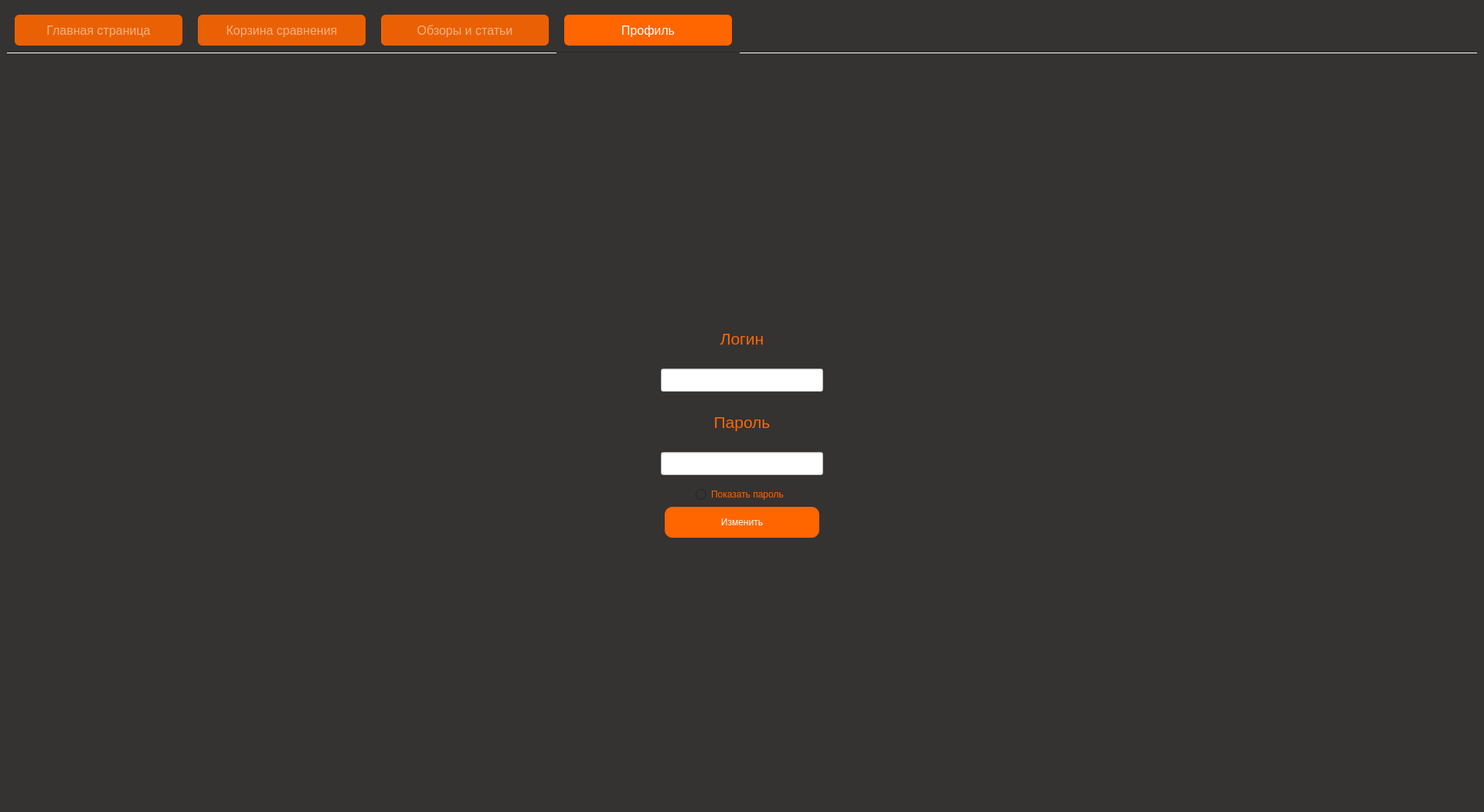
<?xml version="1.0" encoding="UTF-8"?>
<ui version="4.0">
 <class>MainWindow</class>
 <widget class="QMainWindow" name="MainWindow">
  <property name="geometry">
   <rect>
    <x>0</x>
    <y>0</y>
    <width>1920</width>
    <height>1051</height>
   </rect>
  </property>
  <property name="sizePolicy">
   <sizepolicy hsizetype="Preferred" vsizetype="Preferred">
    <horstretch>0</horstretch>
    <verstretch>0</verstretch>
   </sizepolicy>
  </property>
  <property name="windowTitle">
   <string>Главная страница</string>
  </property>
  <property name="styleSheet">
   <string notr="true">background-color: #353232</string>
  </property>
  <property name="toolButtonStyle">
   <enum>Qt::ToolButtonIconOnly</enum>
  </property>
  <property name="animated">
   <bool>true</bool>
  </property>
  <property name="documentMode">
   <bool>false</bool>
  </property>
  <widget class="QWidget" name="centralwidget">
   <layout class="QHBoxLayout" name="horizontalLayout_2">
    <item>
     <widget class="QTabWidget" name="tabWidget">
      <property name="minimumSize">
       <size>
        <width>950</width>
        <height>700</height>
       </size>
      </property>
      <property name="font">
       <font>
        <pointsize>12</pointsize>
        <stylestrategy>PreferDefault</stylestrategy>
       </font>
      </property>
      <property name="cursor">
       <cursorShape>PointingHandCursor</cursorShape>
      </property>
      <property name="focusPolicy">
       <enum>Qt::NoFocus</enum>
      </property>
      <property name="layoutDirection">
       <enum>Qt::LeftToRight</enum>
      </property>
      <property name="styleSheet">
       <string notr="true">QTabBar::tab {background: rgba(255, 102, 0, 0.9);
color: rgba(255, 255, 255, 0.5);
border-radius: 6px;
min-width:217px;
min-height:40px;
margin: 10px;
}
QTabBar::tab::selected {background: rgba(255, 102, 0, 1);
color: rgba(255, 255, 255, 1);
}</string>
      </property>
      <property name="tabPosition">
       <enum>QTabWidget::North</enum>
      </property>
      <property name="tabShape">
       <enum>QTabWidget::Rounded</enum>
      </property>
      <property name="currentIndex">
       <number>3</number>
      </property>
      <property name="iconSize">
       <size>
        <width>20</width>
        <height>20</height>
       </size>
      </property>
      <property name="elideMode">
       <enum>Qt::ElideLeft</enum>
      </property>
      <property name="documentMode">
       <bool>true</bool>
      </property>
      <property name="tabsClosable">
       <bool>false</bool>
      </property>
      <property name="movable">
       <bool>false</bool>
      </property>
      <property name="tabBarAutoHide">
       <bool>false</bool>
      </property>
      <widget class="QWidget" name="tab_home">
       <property name="styleSheet">
        <string notr="true"/>
       </property>
       <attribute name="title">
        <string>Главная страница</string>
       </attribute>
       <layout class="QVBoxLayout" name="verticalLayout">
        <item>
         <widget class="QLabel" name="lbl_find">
          <property name="font">
           <font>
            <pointsize>36</pointsize>
           </font>
          </property>
          <property name="autoFillBackground">
           <bool>false</bool>
          </property>
          <property name="styleSheet">
           <string notr="true">color: #FF6600</string>
          </property>
          <property name="frameShape">
           <enum>QFrame::NoFrame</enum>
          </property>
          <property name="frameShadow">
           <enum>QFrame::Plain</enum>
          </property>
          <property name="text">
           <string>Поиск</string>
          </property>
          <property name="textFormat">
           <enum>Qt::AutoText</enum>
          </property>
          <property name="scaledContents">
           <bool>false</bool>
          </property>
          <property name="alignment">
           <set>Qt::AlignCenter</set>
          </property>
         </widget>
        </item>
        <item>
         <layout class="QHBoxLayout" name="horizontalLayout">
          <property name="leftMargin">
           <number>25</number>
          </property>
          <property name="rightMargin">
           <number>25</number>
          </property>
          <item>
           <widget class="QPushButton" name="btn_all">
            <property name="minimumSize">
             <size>
              <width>160</width>
              <height>60</height>
             </size>
            </property>
            <property name="font">
             <font>
              <pointsize>10</pointsize>
             </font>
            </property>
            <property name="styleSheet">
             <string notr="true">background-color: #FF6600; color: white;  border-radius: 10px</string>
            </property>
            <property name="text">
             <string>Все устройства</string>
            </property>
           </widget>
          </item>
          <item>
           <widget class="QLineEdit" name="edit_find">
            <property name="minimumSize">
             <size>
              <width>550</width>
              <height>80</height>
             </size>
            </property>
            <property name="font">
             <font>
              <pointsize>16</pointsize>
              <stylestrategy>PreferDefault</stylestrategy>
             </font>
            </property>
            <property name="styleSheet">
             <string notr="true">background-color: white;color: #FF6600; border-radius: 20px</string>
            </property>
            <property name="text">
             <string/>
            </property>
           </widget>
          </item>
          <item>
           <widget class="QPushButton" name="btn_filter">
            <property name="minimumSize">
             <size>
              <width>160</width>
              <height>60</height>
             </size>
            </property>
            <property name="font">
             <font>
              <pointsize>10</pointsize>
             </font>
            </property>
            <property name="styleSheet">
             <string notr="true">background-color: #FF6600; color: white;  border-radius: 10px</string>
            </property>
            <property name="text">
             <string>Фильтр</string>
            </property>
           </widget>
          </item>
         </layout>
        </item>
        <item>
         <widget class="QListWidget" name="list_gadgets">
          <property name="minimumSize">
           <size>
            <width>0</width>
            <height>300</height>
           </size>
          </property>
          <property name="styleSheet">
           <string notr="true">background-color: #FFF;
border-radius: 10px;</string>
          </property>
         </widget>
        </item>
       </layout>
      </widget>
      <widget class="QWidget" name="tab_basket">
       <attribute name="title">
        <string>Корзина сравнения</string>
       </attribute>
       <layout class="QVBoxLayout" name="verticalLayout_2">
        <item alignment="Qt::AlignHCenter">
         <widget class="QPushButton" name="btn_clear">
          <property name="minimumSize">
           <size>
            <width>200</width>
            <height>50</height>
           </size>
          </property>
          <property name="maximumSize">
           <size>
            <width>250</width>
            <height>16777215</height>
           </size>
          </property>
          <property name="font">
           <font>
            <pointsize>13</pointsize>
            <weight>50</weight>
            <italic>false</italic>
            <bold>false</bold>
            <underline>false</underline>
            <strikeout>false</strikeout>
            <stylestrategy>PreferDefault</stylestrategy>
           </font>
          </property>
          <property name="styleSheet">
           <string notr="true">background-color: #FF6600;
color: white; 
border-radius: 6px;</string>
          </property>
          <property name="text">
           <string>Очистить все</string>
          </property>
         </widget>
        </item>
        <item>
         <widget class="QTableWidget" name="table_gadgets">
          <property name="styleSheet">
           <string notr="true">background-color: white;
color: #FF6600;
border-radius: 10px;
QScrollBar::vertical {              
                  background-color: #FF6600;
                  width:20px;
                  };</string>
          </property>
         </widget>
        </item>
       </layout>
      </widget>
      <widget class="QWidget" name="tab_reviews">
       <attribute name="title">
        <string>Обзоры и статьи</string>
       </attribute>
       <layout class="QVBoxLayout" name="verticalLayout_3">
        <item>
         <widget class="QLabel" name="lbl_find_2">
          <property name="minimumSize">
           <size>
            <width>0</width>
            <height>50</height>
           </size>
          </property>
          <property name="font">
           <font>
            <pointsize>28</pointsize>
           </font>
          </property>
          <property name="styleSheet">
           <string notr="true">color: #FF6600</string>
          </property>
          <property name="frameShape">
           <enum>QFrame::NoFrame</enum>
          </property>
          <property name="frameShadow">
           <enum>QFrame::Plain</enum>
          </property>
          <property name="text">
           <string>Обзоры и статьи</string>
          </property>
          <property name="textFormat">
           <enum>Qt::AutoText</enum>
          </property>
          <property name="scaledContents">
           <bool>false</bool>
          </property>
          <property name="alignment">
           <set>Qt::AlignCenter</set>
          </property>
         </widget>
        </item>
        <item>
         <widget class="QListWidget" name="list_reviews">
          <property name="styleSheet">
           <string notr="true">background-color: white;
color: #FF6600;
border-radius: 10px;
QScrollBar::vertical {              
                  background-color: #FF6600;
                  width:20px;
                  };</string>
          </property>
         </widget>
        </item>
       </layout>
      </widget>
      <widget class="QWidget" name="tab">
       <attribute name="title">
        <string>Профиль</string>
       </attribute>
       <layout class="QGridLayout" name="gridLayout">
        <item row="2" column="0">
         <widget class="QWidget" name="verticalWidget" native="true">
          <property name="maximumSize">
           <size>
            <width>300</width>
            <height>300</height>
           </size>
          </property>
          <layout class="QVBoxLayout" name="verticalLayout_4">
           <item>
            <widget class="QLabel" name="label_login">
             <property name="minimumSize">
              <size>
               <width>0</width>
               <height>30</height>
              </size>
             </property>
             <property name="maximumSize">
              <size>
               <width>16777215</width>
               <height>50</height>
              </size>
             </property>
             <property name="font">
              <font>
               <pointsize>16</pointsize>
              </font>
             </property>
             <property name="styleSheet">
              <string notr="true">color: #FF6600;</string>
             </property>
             <property name="text">
              <string>Логин</string>
             </property>
             <property name="alignment">
              <set>Qt::AlignCenter</set>
             </property>
            </widget>
           </item>
           <item>
            <widget class="QWidget" name="horizontalWidget_2" native="true">
             <layout class="QHBoxLayout" name="horizontalLayout_4">
              <property name="spacing">
               <number>0</number>
              </property>
              <property name="leftMargin">
               <number>0</number>
              </property>
              <property name="topMargin">
               <number>0</number>
              </property>
              <property name="rightMargin">
               <number>0</number>
              </property>
              <property name="bottomMargin">
               <number>0</number>
              </property>
              <item>
               <widget class="QLineEdit" name="line_login">
                <property name="minimumSize">
                 <size>
                  <width>0</width>
                  <height>30</height>
                 </size>
                </property>
                <property name="maximumSize">
                 <size>
                  <width>210</width>
                  <height>30</height>
                 </size>
                </property>
                <property name="contextMenuPolicy">
                 <enum>Qt::PreventContextMenu</enum>
                </property>
                <property name="styleSheet">
                 <string notr="true">background-color: white; color: black</string>
                </property>
                <property name="alignment">
                 <set>Qt::AlignLeading|Qt::AlignLeft|Qt::AlignVCenter</set>
                </property>
                <property name="readOnly">
                 <bool>true</bool>
                </property>
               </widget>
              </item>
             </layout>
            </widget>
           </item>
           <item>
            <widget class="QLabel" name="label_password">
             <property name="minimumSize">
              <size>
               <width>0</width>
               <height>30</height>
              </size>
             </property>
             <property name="maximumSize">
              <size>
               <width>16777215</width>
               <height>50</height>
              </size>
             </property>
             <property name="font">
              <font>
               <pointsize>16</pointsize>
              </font>
             </property>
             <property name="styleSheet">
              <string notr="true">color: #FF6600;</string>
             </property>
             <property name="text">
              <string>Пароль</string>
             </property>
             <property name="alignment">
              <set>Qt::AlignCenter</set>
             </property>
            </widget>
           </item>
           <item>
            <widget class="QWidget" name="horizontalWidget_2" native="true">
             <property name="minimumSize">
              <size>
               <width>0</width>
               <height>0</height>
              </size>
             </property>
             <property name="maximumSize">
              <size>
               <width>16777215</width>
               <height>50</height>
              </size>
             </property>
             <layout class="QHBoxLayout" name="horizontalLayout_3">
              <item>
               <widget class="QLineEdit" name="line_password">
                <property name="minimumSize">
                 <size>
                  <width>0</width>
                  <height>30</height>
                 </size>
                </property>
                <property name="maximumSize">
                 <size>
                  <width>210</width>
                  <height>16777215</height>
                 </size>
                </property>
                <property name="styleSheet">
                 <string notr="true">background-color: white; color: black</string>
                </property>
                <property name="readOnly">
                 <bool>true</bool>
                </property>
               </widget>
              </item>
             </layout>
            </widget>
           </item>
           <item alignment="Qt::AlignHCenter">
            <widget class="QRadioButton" name="radio_update">
             <property name="maximumSize">
              <size>
               <width>140</width>
               <height>16777215</height>
              </size>
             </property>
             <property name="styleSheet">
              <string notr="true">color: #FF6600;</string>
             </property>
             <property name="text">
              <string>Показать пароль</string>
             </property>
            </widget>
           </item>
           <item alignment="Qt::AlignHCenter">
            <widget class="QPushButton" name="btn_update">
             <property name="minimumSize">
              <size>
               <width>200</width>
               <height>40</height>
              </size>
             </property>
             <property name="maximumSize">
              <size>
               <width>250</width>
               <height>16777215</height>
              </size>
             </property>
             <property name="layoutDirection">
              <enum>Qt::LeftToRight</enum>
             </property>
             <property name="styleSheet">
              <string notr="true">background-color: #FF6600; color: white; border-radius: 10px</string>
             </property>
             <property name="text">
              <string>Изменить</string>
             </property>
            </widget>
           </item>
          </layout>
         </widget>
        </item>
       </layout>
      </widget>
     </widget>
    </item>
   </layout>
  </widget>
  <action name="action">
   <property name="text">
    <string>сц</string>
   </property>
  </action>
 </widget>
 <resources/>
 <connections/>
</ui>
